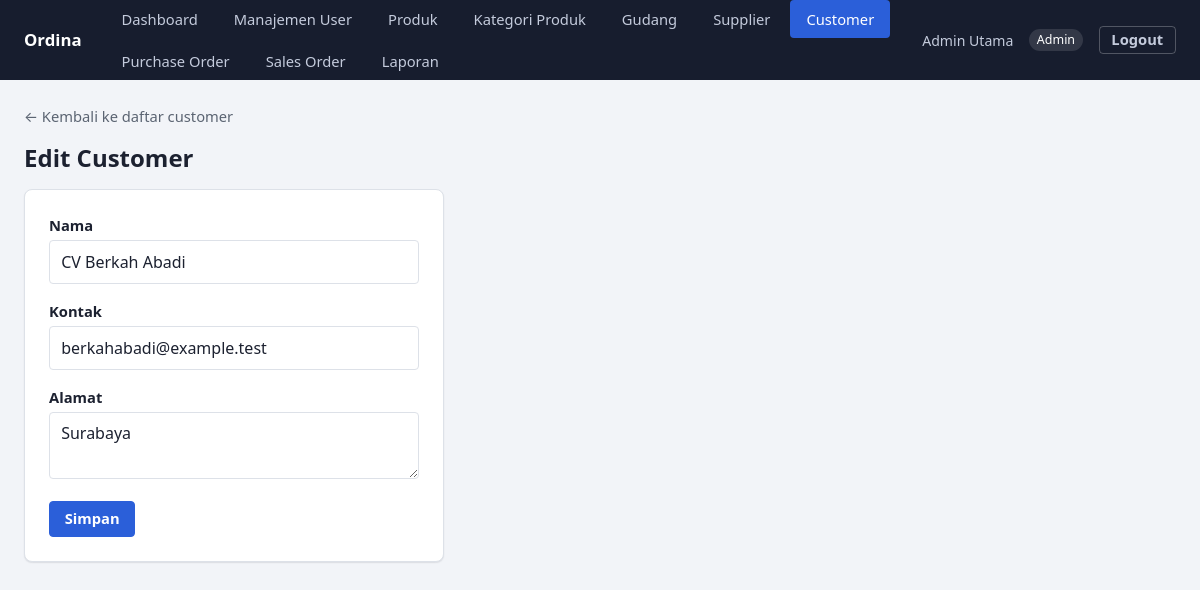
Screenshot of /customers/2/edit (signed in) with the database file from the repository.
### tables this page shows
CREATE TABLE IF NOT EXISTS customers (
    id INT UNSIGNED AUTO_INCREMENT PRIMARY KEY,
    name VARCHAR(150) NOT NULL,
    contact VARCHAR(150) NULL,
    address VARCHAR(255) NULL,
    is_active TINYINT(1) NOT NULL DEFAULT 1
);

### app/Core/View.php (called while the page is built, shortened)
<?php
final class View
{
    public static function render(string $view, array $data = [], int $status = 200): void
    {
        extract($data);
        require __DIR__ . "/../../views/{$view}.php";
        require __DIR__ . '/../../views/layouts/app.php';
    }
}

### app/Core/Controller.php (called while the page is built, shortened)
<?php
abstract class Controller
{
    protected function view(string $view, array $data = []): void
    {
        View::render($view, $data);
    }
}

### app/Controller/CustomerController.php (called while the page is built, shortened)
<?php
final class CustomerController extends Controller
{
    public function edit(array $params): void
    {
        $customer = $this->service()->find((int) $params['id']);
        $this->view('customers/edit', [
            'title' => 'Edit Customer',
            'customer' => $customer,
            'errors' => Session::pullFlash('errors', []),
        ]);
    }
    private function service(): CustomerService
    {
        return new CustomerService(new MysqlCustomerRepository(Database::connection()));
    }
}

### public/index.php (called while the page is built, shortened)
<?php
$router = new Router();
$method = $_SERVER['REQUEST_METHOD'] ?? 'GET';
$path = (string) (parse_url($_SERVER['REQUEST_URI'] ?? '/', PHP_URL_PATH) ?: '/');
try {
    $router->dispatch($method, $path);
} catch (UnauthenticatedException) {
    header('Location: /login');
} catch (AuthorizationException | ForbiddenOperationException) {
    View::render('errors/403', ['title' => '403 - Akses Ditolak'], 403);
} catch (NotFoundException) {
    View::render('errors/404', ['title' => '404 - Tidak Ditemukan'], 404);
} catch (\Throwable $e) {
    error_log((string) $e);
    View::render('errors/500', ['title' => '500 - Kesalahan Server'], 500);
}

### app/Core/Config.php (called while the page is built, shortened)
<?php
final class Config
{
    public static function get(string $key, ?string $default = null): ?string
    {
        $fromEnv = getenv($key);
        return $fromEnv !== false ? $fromEnv : $default;
    }
}

### app/Core/Database.php (called while the page is built, shortened)
<?php
final class Database
{
    private static ?PDO $connection = null;
    public static function connection(): PDO
    {
        if (self::$connection === null) {
            self::$connection = self::connect(
                Config::get('DB_HOST', 'mysql'),
                Config::get('DB_PORT', '3306'),
                Config::get('DB_DATABASE', 'ordina'),
                Config::get('DB_USERNAME', 'ordina'),
                Config::get('DB_PASSWORD', '')
            );
        }
        return self::$connection;
    }
    public static function connect(string $host, string $port, string $database, ?string $username, ?string $password): PDO
    {
        $dsn = sprintf('mysql:host=%s;port=%s;dbname=%s;charset=utf8mb4', $host, $port, $database);
        try {
            return new PDO($dsn, $username, $password, [
                PDO::ATTR_ERRMODE => PDO::ERRMODE_EXCEPTION,
                PDO::ATTR_DEFAULT_FETCH_MODE => PDO::FETCH_ASSOC,
                PDO::ATTR_EMULATE_PREPARES => false,
            ]);
        } catch (PDOException $e) {
            throw new RuntimeException('Database connection failed.', previous: $e);
        }
    }
}

### app/Repository/Mysql/MysqlCustomerRepository.php (called while the page is built, shortened)
<?php
final class MysqlCustomerRepository implements CustomerRepositoryInterface
{
    public function findById(int $id): ?Customer
    {
        $stmt = $this->connection->prepare('SELECT * FROM customers WHERE id = :id LIMIT 1');
        $stmt->execute(['id' => $id]);
        $row = $stmt->fetch();
        return $row === false ? null : Customer::fromArray($row);
    }
}

### app/Service/CustomerService.php (called while the page is built, shortened)
<?php
final class CustomerService
{
    public function find(int $id): ?Customer
    {
        return $this->customers->findById($id);
    }
}

### app/Entity/Customer.php (called while the page is built, shortened)
<?php
final class Customer
{
    public static function fromArray(array $row): self
    {
        return new self(
            id: (int) $row['id'],
            name: (string) $row['name'],
            contact: $row['contact'] !== null ? (string) $row['contact'] : null,
            address: $row['address'] !== null ? (string) $row['address'] : null,
            isActive: (bool) $row['is_active'],
        );
    }
}

### views/customers/edit.php (the view, shortened to what this page needs)
<a href="/customers" class="back-link">&larr; Kembali ke daftar customer</a>
<h1>Edit Customer</h1>
<div class="card" style="max-width:420px;">
    <form method="post" action="/customers/<?= (int) $customer->id ?>">
        <label for="name">Nama</label>
        <input type="text" id="name" name="name" value="<?= htmlspecialchars($customer->name, ENT_QUOTES) ?>" required>
        <label for="contact">Kontak</label>
        <input type="text" id="contact" name="contact" value="<?= htmlspecialchars($customer->contact ?? '', ENT_QUOTES) ?>">
        <label for="address">Alamat</label>
        <textarea id="address" name="address" rows="2"><?= htmlspecialchars($customer->address ?? '', ENT_QUOTES) ?></textarea>
        <button type="submit">Simpan</button>
    </form>
</div>

### app/Core/Router.php (shortened to what this page needs)
<?php
final class Router
{
    private array $routes = [];
    private function add(string $method, string $path, array $handler): void
    {
        $this->routes[$method][] = [
            'pattern' => $this->toPattern($path),
            'handler' => $handler,
        ];
    }
    private function toPattern(string $path): string
    {
        $pattern = preg_replace('#\{(\w+)\}#', '(?P<$1>[^/]+)', $path);
        return '#^' . $pattern . '$#';
    }
    public function dispatch(string $method, string $path): void
    {
        foreach ($this->routes[$method] ?? [] as $route) {
            if (preg_match($route['pattern'], $path, $matches) === 1) {
                $params = array_filter($matches, fn ($key) => !is_int($key), ARRAY_FILTER_USE_KEY);
                [$controllerClass, $action] = $route['handler'];
                (new $controllerClass())->$action($params);
                return;
            }
        }
    }
}

### public/assets/css/app.css (style rules this page uses)
:root { --color-bg: #f2f4f8; --color-surface: #ffffff; --color-surface-muted: #f7f8fa; --color-text: #1c2130; --color-text-muted: #5b6472; --color-border: #dde1e8; --color-primary: #2b5fd9; --color-primary-hover: #234ead; --color-primary-soft: #e8eefd; --color-success: #1e8e5a; --color-success-soft: #e5f6ee; --color-danger: #c0392b; --color-danger-soft: #fbe9e7; --color-muted-soft: #eceef1; --color-header-bg: #171d2e; --color-header-text: #eef1f8; --space-1: 0.25rem; --space-2: 0.5rem; --space-3: 1rem; --space-4: 1.5rem; --space-5: 2.5rem; --radius: 8px; --radius-sm: 4px; --shadow-card: 0 1px 2px rgba(20, 24, 38, 0.06), 0 1px 1px rgba(20, 24, 38, 0.04); }
* { box-sizing: border-box; }
html { -webkit-text-size-adjust: 100%; }
body { margin: 0; font-family: system-ui, -apple-system, "Segoe UI", sans-serif; background: var(--color-bg); color: var(--color-text); line-height: 1.5; }
h1, h2, h3 { line-height: 1.25; margin: 0 0 var(--space-3); }
h1 { font-size: 1.5rem; }
a { color: var(--color-primary); }
.card { background: var(--color-surface); border: 1px solid var(--color-border); border-radius: var(--radius); box-shadow: var(--shadow-card); padding: var(--space-4); margin-bottom: var(--space-4); }
.back-link { display: inline-block; margin-bottom: var(--space-3); color: var(--color-text-muted); text-decoration: none; font-size: 0.92rem; }
label { display: block; font-weight: 600; font-size: 0.92rem; margin-bottom: var(--space-1); }
input, select, textarea, button { font: inherit; }
input, select, textarea { width: 100%; padding: 0.55em 0.7em; border: 1px solid var(--color-border); border-radius: var(--radius-sm); margin-bottom: var(--space-3); background: #fff; color: var(--color-text); }
button, .btn { display: inline-flex; align-items: center; gap: 0.4em; background: var(--color-primary); color: #fff; border: 1px solid var(--color-primary); border-radius: var(--radius-sm); padding: 0.55em 1em; cursor: pointer; font-weight: 600; font-size: 0.92rem; text-decoration: none; line-height: 1.2; }

### rows the page displays
customers: name "CV Berkah Abadi", contact "berkahabadi@example.test", address "Surabaya"

### other values shown
$menu['label'] "Dashboard"
$menu['label'] "Manajemen User"
$menu['label'] "Produk"
$menu['label'] "Kategori Produk"
$menu['label'] "Gudang"
$menu['label'] "Supplier"
$menu['label'] "Customer"
$menu['label'] "Purchase Order"
$menu['label'] "Sales Order"
$menu['label'] "Laporan"
